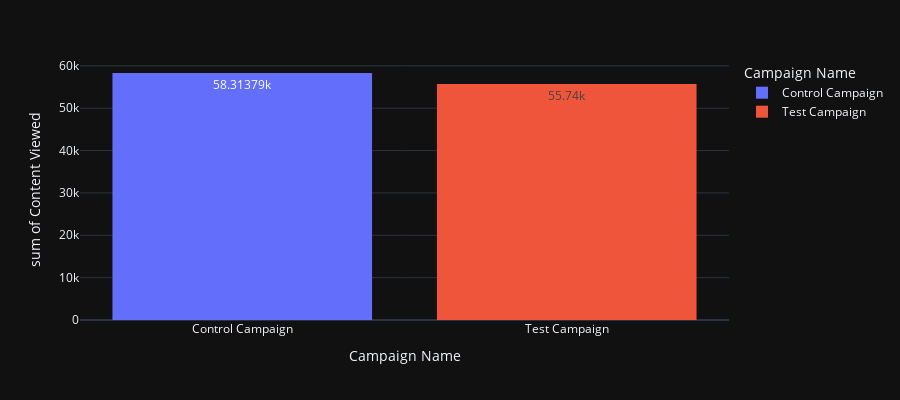

The cell this chart's notebook holds for it:
### Markdown cell above
## Added to Cart: 
Despite the Control campaign having fewer website clicks, it resulted in more products being added to the cart compared to the Test campaign. The Control campaign had 39k products added to the cart, while the Test campaign had 26.4k.

### Code cell
fig = px.histogram(df, x="Campaign Name", y="Content Viewed",
             color='Campaign Name',
             height=400,text_auto=True)
fig.show()

### Figure 1 — Plotly figure (JSON) as saved in the notebook; plotly's stock layout.template omitted (floating-point values rounded to 4 significant figures)
{"data": [{"alignmentgroup": "True", "bingroup": "x", "histfunc": "sum", "hovertemplate": "Campaign Name=%{x}<br>sum of Content Viewed=%{y}<extra></extra>", "legendgroup": "Control Campaign", "marker": {"color": "#636efa", "pattern": {"shape": ""}}, "name": "Control Campaign", "offsetgroup": "Control Campaign", "orientation": "v", "showlegend": true, "texttemplate": "%{value}", "type": "histogram", "x": ["Control Campaign", "Control Campaign", "Control Campaign", "Control Campaign", "Control Campaign", "Control Campaign", "Control Campaign", "Control Campaign", "Control Campaign", "Control Campaign", "Control Campaign", "Control Campaign", "Control Campaign", "Control Campaign", "Control Campaign", "Control Campaign", "Control Campaign", "Control Campaign", "Control Campaign", "Control Campaign", "Control Campaign", "Control Campaign", "Control Campaign", "Control Campaign", "Control Campaign", "Control Campaign", "Control Campaign", "Control Campaign", "Control Campaign", "Control Campaign"], "xaxis": "x", "y": [2159, 1984, 2486, 1147, 1975, 1149, 1005, 2158, 1642, 2115, 2098, 1841, 848, 2496, 2988, 2496, 1149, 2096, 2421, 3249, 1589, 4219, 1549, 1249, 982, 1944.0, 1249, 1106, 2746, 2179], "yaxis": "y"}, {"alignmentgroup": "True", "bingroup": "x", "histfunc": "sum", "hovertemplate": "Campaign Name=%{x}<br>sum of Content Viewed=%{y}<extra></extra>", "legendgroup": "Test Campaign", "marker": {"color": "#EF553B", "pattern": {"shape": ""}}, "name": "Test Campaign", "offsetgroup": "Test Campaign", "orientation": "v", "showlegend": true, "texttemplate": "%{value}", "type": "histogram", "x": ["Test Campaign", "Test Campaign", "Test Campaign", "Test Campaign", "Test Campaign", "Test Campaign", "Test Campaign", "Test Campaign", "Test Campaign", "Test Campaign", "Test Campaign", "Test Campaign", "Test Campaign", "Test Campaign", "Test Campaign", "Test Campaign", "Test Campaign", "Test Campaign", "Test Campaign", "Test Campaign", "Test Campaign", "Test Campaign", "Test Campaign", "Test Campaign", "Test Campaign", "Test Campaign", "Test Campaign", "Test Campaign", "Test Campaign", "Test Campaign"], "xaxis": "x", "y": [1069, 1804, 2617, 1992, 2058, 1059, 1609, 2594, 1576, 2522, 2801, 1548, 1894, 1868, 1131, 2004, 2427, 2551, 1046, 2552, 1281, 1240, 2367, 1625, 1437, 858, 1073, 2182, 2194, 2761], "yaxis": "y"}], "layout": {"barmode": "relative", "height": 400, "legend": {"title": {"text": "Campaign Name"}, "tracegroupgap": 0}, "margin": {"t": 60}, "xaxis": {"anchor": "y", "categoryarray": ["Control Campaign", "Test Campaign"], "categoryorder": "array", "domain": [0, 1], "title": {"text": "Campaign Name"}}, "yaxis": {"anchor": "x", "domain": [0, 1], "title": {"text": "sum of Content Viewed"}}}}
